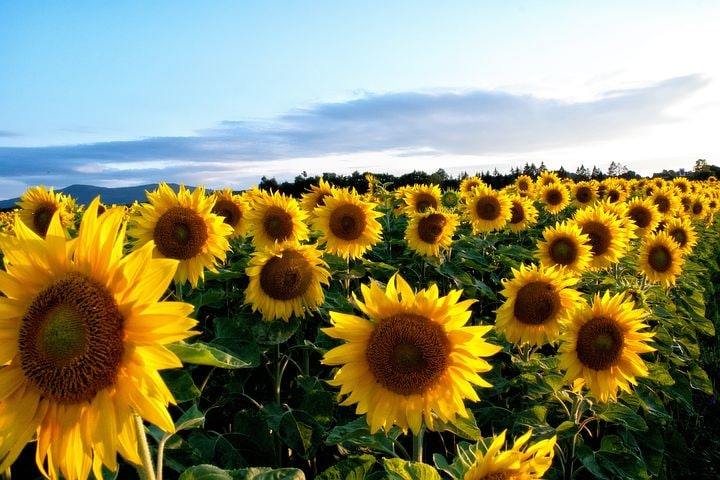
#> input picture sun_flower.jpg, 720 x 480 px, found by its file name
$ jupyter execute Sun_Flower_Counter.ipynb   (shell and % lines are left out)
#> lines starting #> are read from the running program, lines starting #| are printed output that depends on the picture; after the words box and inside, x2 and y2 are one past the last pixel; in counts of white or black regions, pixels touching at a corner belong together
<a href="https://colab.research.google.com/github/AsadiAhmad/Sun-Flower-Counter/blob/main/Code/Sun_Flower_Counter.ipynb" target="_parent"></a>

# Step 1: Import Libraries

[cell 1]
import numpy as np
import cv2 as cv
import matplotlib.pyplot as plt

# Step 2: Download Pictures

# Step 3: Load Images

[cell 2]
sun_flower = cv.imread("sun_flower.jpg")
#> sun_flower is the input picture: shape (480, 720, 3); mean B, G, R 101, 138.3, 141.7

[cell 3]
plt.imshow(sun_flower[...,::-1])

# Step 4: Convert to HSV

[cell 4]
hsv_sun_flower = cv.cvtColor(sun_flower, cv.COLOR_BGR2HSV)
#> hsv_sun_flower: shape (480, 720, 3); mean H, S, V 53.7, 152.9, 163.1

# Step 5: Filter Brown Sun Flower Color

[cell 5]
lower_brown = np.array([0, 50, 0])     # Lower bound (H, S, V)
upper_brown = np.array([20, 255, 75]) # Upper bound (H, S, V)
masked_sun_flower = cv.inRange(hsv_sun_flower, lower_brown, upper_brown)
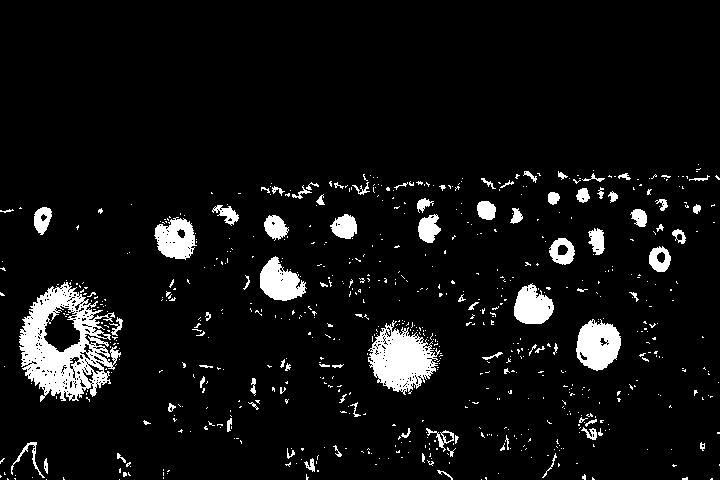
#> masked_sun_flower: shape (480, 720); 6.8% white; 700 white regions (612 under 20 px), largest, box (x1, y1, x2, y2) and area: (19, 282, 121, 402) 5908, (368, 320, 440, 395) 2969, (576, 319, 621, 371) 1647
filtered_sun_flower = cv.bitwise_and(sun_flower, sun_flower, mask=masked_sun_flower)
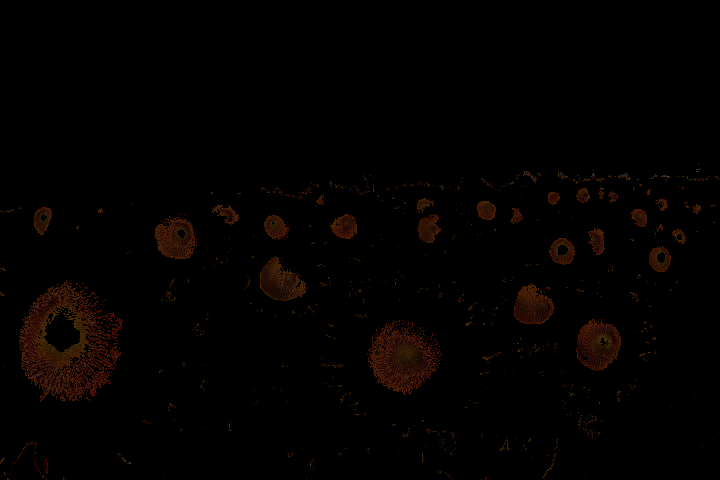
#> filtered_sun_flower: shape (480, 720, 3); mean B, G, R 0.3, 1.3, 3.3

[cell 6]
plt.imshow(filtered_sun_flower[...,::-1])

# Step 6: BGR to Grayscale

[cell 7]
filtered_sun_flower_gray = cv.cvtColor(filtered_sun_flower, cv.COLOR_BGR2GRAY)
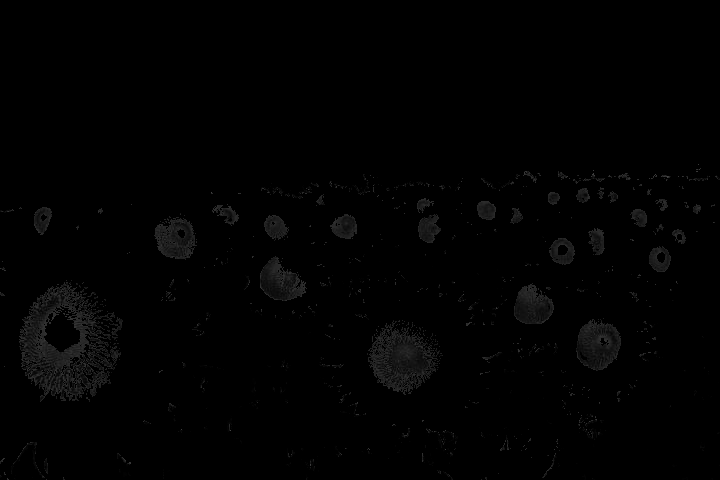
#> filtered_sun_flower_gray: shape (480, 720); min 0, max 69, mean 1.8

[cell 8]
plt.imshow(filtered_sun_flower_gray, cmap='gray')

# Step 7: Binarization

[cell 9]
filtered_sun_flower_bin = np.where(filtered_sun_flower_gray > 10, 255, 0)
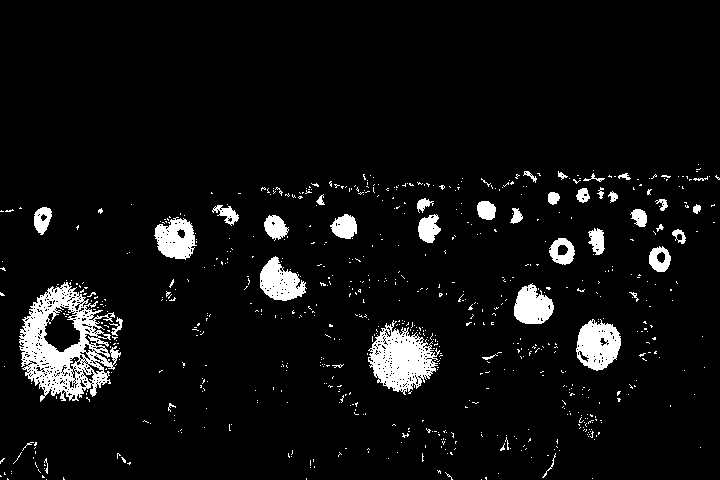
#> filtered_sun_flower_bin: shape (480, 720) int64; 6% white; 706 white regions (667 under 20 px), largest, box (x1, y1, x2, y2) and area: (19, 282, 121, 402) 5588, (368, 320, 440, 395) 2906, (576, 319, 621, 371) 1600

[cell 10]
plt.imshow(filtered_sun_flower_bin, cmap='gray')

# Step 8: Scale Image to unit8

[cell 11]
scaled_flower_bin = filtered_sun_flower_bin.astype(np.uint8)

# Step 9: Erosion for Removing Noise

[cell 12]
erosion_kernel = np.ones((2, 2), np.uint8)
erosion_sun_flower = cv.erode(scaled_flower_bin, erosion_kernel, iterations = 3)
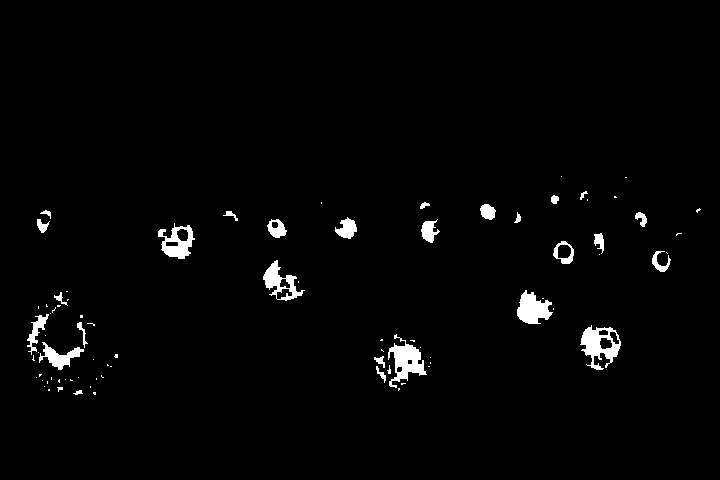
#> erosion_sun_flower: shape (480, 720); 2% white; 81 white regions (54 under 20 px), largest, box (x1, y1, x2, y2) and area: (580, 325, 621, 370) 897, (388, 334, 427, 388) 896, (517, 290, 553, 324) 758

[cell 13]
plt.imshow(erosion_sun_flower, cmap='gray')

# Step 10: Dilation for Connecting Parts

[cell 14]
dilation_kernel = np.ones((3, 3), np.uint8)
dilation_sun_flower = cv.dilate(erosion_sun_flower, dilation_kernel, iterations = 5)
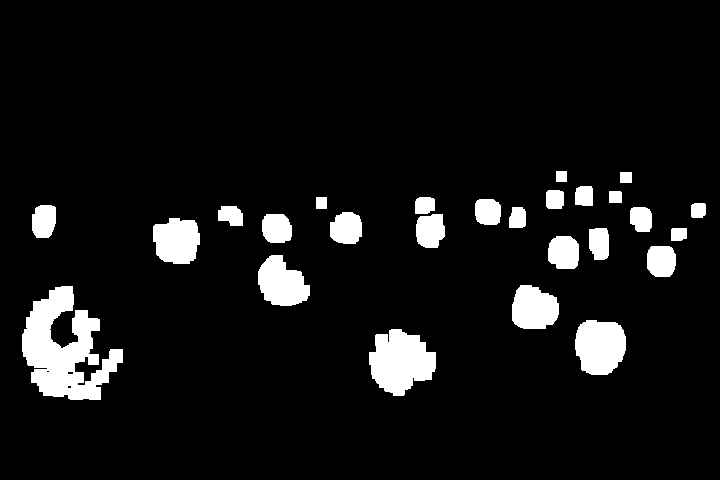
#> dilation_sun_flower: shape (480, 720); 7.5% white; 26 white regions, largest, box (x1, y1, x2, y2) and area: (22, 286, 123, 400) 6142, (369, 329, 436, 396) 3147, (575, 320, 626, 375) 2298

[cell 15]
plt.imshow(dilation_sun_flower, cmap="gray")

# Step 11: Counting Sun Flowers

[cell 16]
num_labels, labels = cv.connectedComponents(dilation_sun_flower)
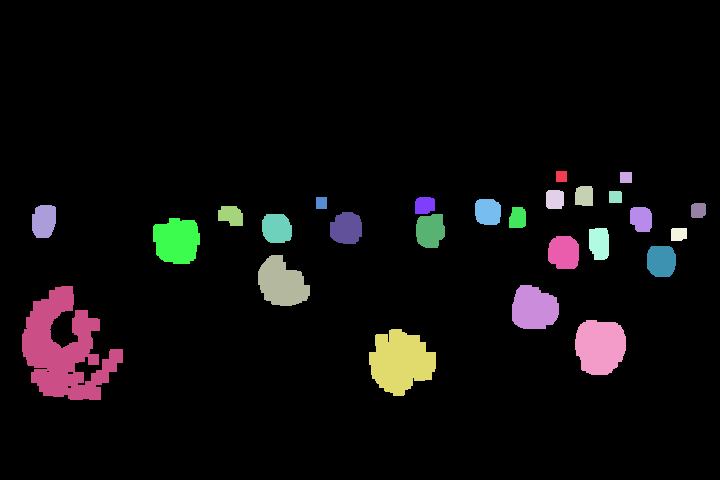
#> labels: shape (480, 720) int32; 27 distinct labels, from 0 to 26; one colour per label, 0 black
#> num_labels = 27
flower_count = num_labels - 1
#> flower_count = 26

[cell 17]
print(flower_count)
#| 26

# Step 12: Calculating Accuracy

[cell 18]
percent = (flower_count/29)*100
#> percent = 89.66
print(f'{percent:.2f}%')
#| 89.66%
